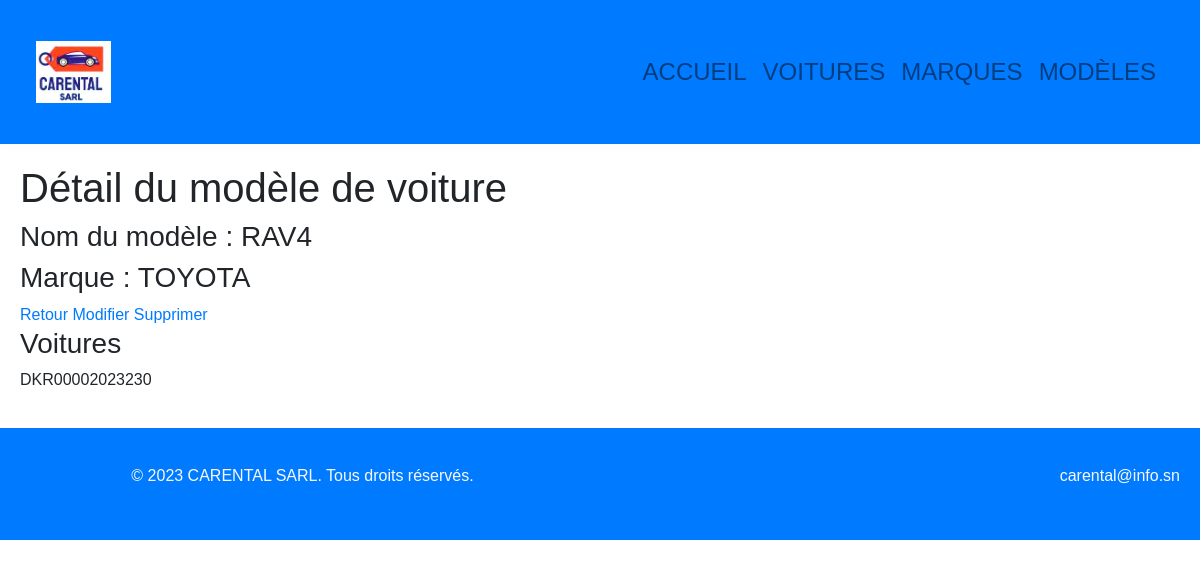
/CarModel/2/, run on the app's committed database.
### CarModel/models.py (models this page shows, shortened)
class CarModel(models.Model):
    name = models.CharField(max_length=100)
    year = models.PositiveIntegerField()
    mark = models.ForeignKey(CarMark, on_delete=models.CASCADE)
    class Meta:
        verbose_name = "Modèle"
        verbose_name_plural = "Modèles"

### CarMark/models.py (models this page shows)
class CarMark(models.Model):
    name = models.CharField(max_length=100)
    country = models.CharField(max_length=100)
    logo = models.ImageField(upload_to='logos/', blank=True, null=True)
    class Meta:
        verbose_name = "Marque"
        verbose_name_plural = "Marques"
    def __str__(self):
        return f"{self.name}"

### Car/models.py (models this page shows, shortened)
class Car(models.Model):
    model = models.ForeignKey(CarModel, on_delete=models.CASCADE)
    mark = models.ForeignKey(CarMark, on_delete=models.CASCADE)
    registration_number = models.CharField(max_length=20)
    year = models.PositiveIntegerField()
    price = models.DecimalField(max_digits=10, decimal_places=2)
    image = models.ImageField(upload_to='cars/', blank=True, null=True)
    class Meta:
        verbose_name = "Voiture"
        verbose_name_plural = "Voitures"

### CarModel/views.py (the view)
# urls.py: path('<int:pk>/', carmodel_detail, name='carmodel_detail'),
def carmodel_detail(request, pk):
    carmodel = get_object_or_404(CarModel, pk=pk)
    return render(request, 'carmodel/show.html', {'carmodel': carmodel})

### CarModel/templates/carmodel/show.html
{% extends "structure.html" %}
{% block content %}
    <h1>Détail du modèle de voiture</h1>
    <h3>Nom du modèle : {{ carmodel.name }} </h3>
    <h3>Marque : {{ carmodel.mark }} </h3>
    <a href="{% url 'CarModel:carmodel_list' %}">Retour</a>
    <a href="{% url 'CarModel:carmodel_edit' carmodel.pk %}">Modifier</a>
    <a href="{% url 'CarModel:carmodel_delete' carmodel.pk %}">Supprimer</a>
    <h3>Voitures</h3>
    <ul>
        {% for car in carmodel.car_set.all %}
            <li>{{ car.registration_number }}</li>
        {% endfor %}
{% endblock %}

### static/css/style.css (style rules this page uses)
* { margin: 0; padding: 0; list-style: none; text-decoration: none; }
body { font-family: Arial, Helvetica, sans-serif; margin: 0; }

### data on the page
CarModel: name "RAV4", mark "TOYOTA"
Car: registration_number "DKR00002023230"
